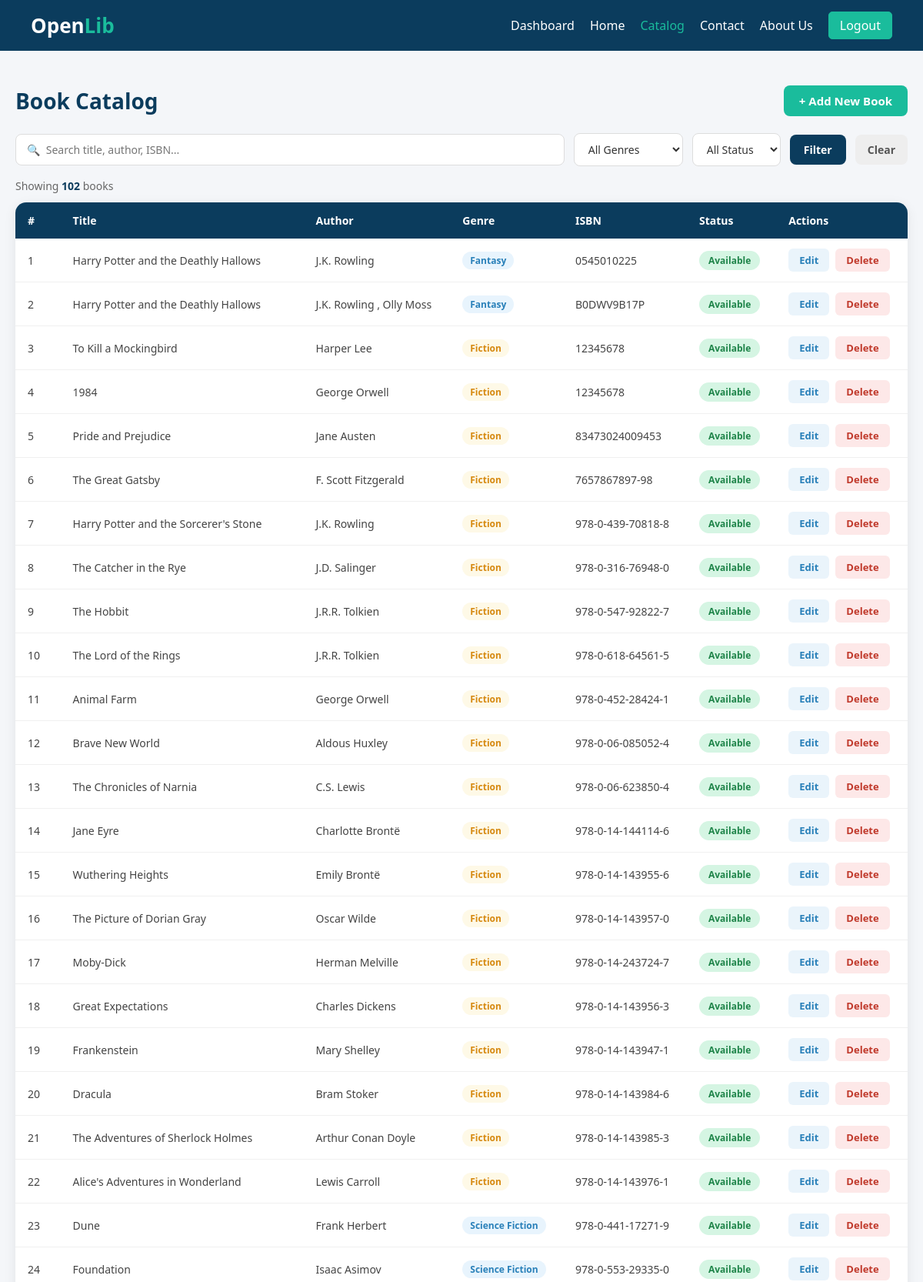
Screenshot of /admin_catlog/catalog.php (upper part) with the database file from the repository.
### tables this page shows
CREATE TABLE `books` (
  `id` int(11) NOT NULL,
  `title` varchar(150) NOT NULL,
  `author` varchar(100) NOT NULL,
  `isbn` varchar(50) NOT NULL,
  `genre` varchar(50) NOT NULL,
  `publication_year` int(11) NOT NULL,
  `pages` int(11) NOT NULL,
  `publisher` varchar(100) DEFAULT NULL,
  `quantity` int(11) NOT NULL,
  `available_quantity` int(11) NOT NULL,
  `description` text DEFAULT NULL,
  `cover_image` varchar(255) DEFAULT NULL,
  `added_date` timestamp NOT NULL DEFAULT current_timestamp(),
  `status` enum('Available','Borrowed') DEFAULT 'Available'
);

### admin_catlog/catalog.php (the view, shortened to what this page needs)
<?php
require_once '../db_connect.php';
$search = trim($_GET['search'] ?? '');
$sql    = "SELECT * FROM books WHERE (title LIKE ? OR author LIKE ? OR isbn LIKE ?)";
$params = ["%$search%","%$search%","%$search%"];
$sql .= " ORDER BY id ASC";
$stmt = $pdo->prepare($sql); $stmt->execute($params);
$books = $stmt->fetchAll();
$badgeMap = ['Programming'=>'badge-prog','Fiction'=>'badge-fic','Science'=>'badge-sci','History'=>'badge-hist','Self-Help'=>'badge-self'];
?>
<!DOCTYPE html>
<html lang="en">
<head>
  <link rel="stylesheet" href="catalog.css">
</head>
<body>
<header class="header">
  <div class="logo">Open<span>Lib</span></div>
  <nav class="navbar" id="navMenu">
    <a href="../Admin_dashboard/dashboard.php">Dashboard</a>
    <a href="../Home/index.php">Home</a>
    <a href="../admin_catlog/catalog.php" class="active">Catalog</a>
    <a href="../contact/contact.php">Contact</a>
    <a href="../About us/About us.php">About Us</a>
    <a href="../Login/user_login.php" class="btn logout">Logout</a>
  </nav>
</header>
<section class="catalog-section">
  <div class="catalog-container">
    <div class="catalog-header">
      <h1>Book Catalog</h1>
      <button class="btn-add" onclick="openModal('addModal')">+ Add New Book</button>
    </div>
    <form method="GET" action="catalog.php" class="filter-bar">
      <input type="text" name="search" placeholder="🔍  Search title, author, ISBN..." value="<?= htmlspecialchars($search) ?>">
      <select name="genre">
        <option value="">All Genres</option>
      </select>
      <select name="status">
        <option value="">All Status</option>
      </select>
      <button type="submit" class="btn-filter">Filter</button>
      <a href="catalog.php" class="btn-clear">Clear</a>
    </form>
    <div class="catalog-stats">Showing <b><?= count($books) ?></b> book<?= count($books)!==1?'s':'' ?></div>
    <div class="table-wrapper">
      <table class="book-table">
        <thead>
          <tr><th>#</th><th>Title</th><th>Author</th><th>Genre</th><th>ISBN</th><th>Status</th><th>Actions</th></tr>
        </thead>
        <tbody>
          <?php if(empty($books)): ?>
          <tr><td colspan="7" class="no-data">No books found. Try a different search or add a new book.</td></tr>
          <?php else: ?>
          <?php foreach($books as $i => $b):
            $bc = $badgeMap[$b['genre']] ?? 'badge-prog';
            $sc = isset($b['status']) ? strtolower($b['status']) : 'available';
          ?>
          <tr>
            <td><?= $i+1 ?></td>
            <td><?= htmlspecialchars($b['title']) ?></td>
            <td><?= htmlspecialchars($b['author']) ?></td>
            <td><span class="badge <?= $bc ?>"><?= htmlspecialchars($b['genre']) ?></span></td>
            <td><?= htmlspecialchars($b['isbn']) ?></td>
      <td><span class="status <?= $sc ?>"><?= isset($b['status']) ? htmlspecialchars($b['status']) : 'Available' ?></span></td>            <td class="actions">
<button class="btn-edit" onclick='openEditModal(<?= $b["id"] ?>,"<?= htmlspecialchars($b["title"], ENT_QUOTES) ?>","<?= htmlspecialchars($b["author"], ENT_QUOTES) ?>","<?= htmlspecialchars($b["genre"], ENT_QUOTES) ?>","<?= htmlspecialchars($b["isbn"], ENT_QUOTES) ?>","<?= isset($b["status"]) ? htmlspecialchars($b["status"], ENT_QUOTES) : "Available" ?>")'>Edit</button>              <form method="POST" style="display:inline" onsubmit="return confirm('Delete this book?')">
                <button type="submit" class="btn-delete">Delete</button>
              </form>
            </td>
          </tr>
          <?php endforeach; ?>
          <?php endif; ?>
        </tbody>
      </table>
    </div>
  </div>
</section>
</body>
</html>

### admin_catlog/catalog.css (style rules this page uses)
* { margin:0;padding:0;box-sizing:border-box;font-family:"Segoe UI",sans-serif; }
body { background:#f4f6f9; }
.header { background:#0b3c5d;color:#fff;display:flex;justify-content:space-between;align-items:center;padding:15px 40px; }
.logo { font-size:26px;font-weight:bold; }
.logo span { color:#1abc9c; }
.navbar { display:flex;gap:20px;align-items:center; }
.navbar a { text-decoration:none;color:#fff;font-size:16px;transition:0.3s; }
.navbar a:hover,.navbar a.active { color:#1abc9c; }
.btn { padding:6px 14px;border-radius:5px; }
.logout { padding: 6px 14px;border-radius: 5px;border: 1px solid #1abc9c;background: #1abc9c;color: #000; }
.catalog-section { padding:45px 20px; }
.catalog-container { max-width:1200px;margin:auto; }
.catalog-header { display:flex;justify-content:space-between;align-items:center;margin-bottom:22px; }
.catalog-header h1 { font-size:28px;color:#0b3c5d; }
.btn-add { background:#1abc9c;color:#fff;padding:10px 20px;border-radius:8px;border:none;font-weight:600;cursor:pointer;font-size:15px;transition:0.3s; }
.filter-bar { display:flex;gap:12px;margin-bottom:16px;flex-wrap:wrap;align-items:center; }
.filter-bar input,.filter-bar select { padding:10px 14px;border:1px solid #ddd;border-radius:8px;font-size:14px;background:#fff;color:#333;outline:none;transition:0.3s; }
.filter-bar input { flex:1;min-width:200px; }
.btn-filter { background:#0b3c5d;color:#fff;padding:10px 18px;border:none;border-radius:8px;cursor:pointer;font-size:14px;font-weight:600;transition:0.3s; }
.btn-clear { background:#eee;color:#555;padding:10px 16px;border-radius:8px;text-decoration:none;font-size:14px;font-weight:600;transition:0.3s; }
.catalog-stats { font-size:14px;color:#666;margin-bottom:12px; }
.catalog-stats b { color:#0b3c5d; }
.table-wrapper { background:#fff;border-radius:14px;box-shadow:0 4px 16px rgba(0,0,0,0.08);overflow:hidden; }
.book-table { width:100%;border-collapse:collapse; }
.book-table thead { background:#0b3c5d;color:#fff; }
.book-table th { padding:14px 16px;text-align:left;font-size:14px;font-weight:600; }
.book-table tbody tr { border-bottom:1px solid #f0f0f0;transition:0.2s; }
.book-table td { padding:13px 16px;font-size:14px;color:#444; }
.badge { display:inline-block;padding:3px 10px;border-radius:20px;font-size:12px;font-weight:600; }
.badge-prog { background:#e8f4fd;color:#2980b9; }
.badge-fic { background:#fef9e7;color:#d68910; }
.status { display:inline-block;padding:4px 12px;border-radius:20px;font-size:12px;font-weight:700; }
.status.available { background:#d5f5e3;color:#1e8449; }
.actions { display:flex;gap:8px;flex-wrap:wrap; }
.btn-edit,.btn-delete { padding:6px 14px;border:none;border-radius:6px;cursor:pointer;font-size:13px;font-weight:600;transition:0.3s; }
.btn-edit { background:#eaf4fb;color:#2980b9; }
.btn-delete { background:#fde8e8;color:#c0392b; }

### rows the page displays
books: title "Harry Potter and the Deathly Hallows", author "J.K. Rowling", genre "Fantasy", isbn "0545010225", status "Available"
books: title "Harry Potter and the Deathly Hallows", author "J.K. Rowling , Olly Moss", genre "Fantasy", isbn "B0DWV9B17P", status "Available"
books: title "To Kill a Mockingbird", author "Harper Lee", genre "Fiction", isbn "12345678", status "Available"
books: title "1984", author "George Orwell", genre "Fiction", isbn "12345678", status "Available"
books: title "Pride and Prejudice", author "Jane Austen", genre "Fiction", isbn "83473024009453", status "Available"
books: title "The Great Gatsby", author "F. Scott Fitzgerald", genre "Fiction", isbn "7657867897-98", status "Available"
books: title "Harry Potter and the Sorcerer's Stone", author "J.K. Rowling", genre "Fiction", isbn "978-0-439-70818-8", status "Available"
books: title "The Catcher in the Rye", author "J.D. Salinger", genre "Fiction", isbn "978-0-316-76948-0", status "Available"
books: title "The Hobbit", author "J.R.R. Tolkien", genre "Fiction", isbn "978-0-547-92822-7", status "Available"
books: title "The Lord of the Rings", author "J.R.R. Tolkien", genre "Fiction", isbn "978-0-618-64561-5", status "Available"
books: title "Animal Farm", author "George Orwell", genre "Fiction", isbn "978-0-452-28424-1", status "Available"
books: title "Brave New World", author "Aldous Huxley", genre "Fiction", isbn "978-0-06-085052-4", status "Available"
books: title "The Chronicles of Narnia", author "C.S. Lewis", genre "Fiction", isbn "978-0-06-623850-4", status "Available"
books: title "Jane Eyre", author "Charlotte Brontë", genre "Fiction", isbn "978-0-14-144114-6", status "Available"
books: title "Wuthering Heights", author "Emily Brontë", genre "Fiction", isbn "978-0-14-143955-6", status "Available"
books: title "The Picture of Dorian Gray", author "Oscar Wilde", genre "Fiction", isbn "978-0-14-143957-0", status "Available"
books: title "Moby-Dick", author "Herman Melville", genre "Fiction", isbn "978-0-14-243724-7", status "Available"
books: title "Great Expectations", author "Charles Dickens", genre "Fiction", isbn "978-0-14-143956-3", status "Available"
books: title "Frankenstein", author "Mary Shelley", genre "Fiction", isbn "978-0-14-143947-1", status "Available"
books: title "Dracula", author "Bram Stoker", genre "Fiction", isbn "978-0-14-143984-6", status "Available"
books: title "The Adventures of Sherlock Holmes", author "Arthur Conan Doyle", genre "Fiction", isbn "978-0-14-143985-3", status "Available"
books: title "Alice's Adventures in Wonderland", author "Lewis Carroll", genre "Fiction", isbn "978-0-14-143976-1", status "Available"
books: title "Dune", author "Frank Herbert", genre "Science Fiction", isbn "978-0-441-17271-9", status "Available"
books: title "Foundation", author "Isaac Asimov", genre "Science Fiction", isbn "978-0-553-29335-0", status "Available"

### other values shown
count($books) "102"
